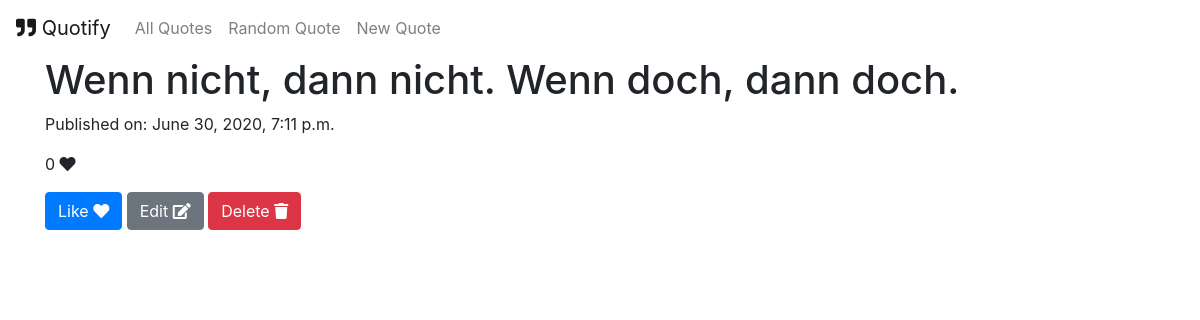
The page /quotes/8/ on the database its author committed.
### quotes/models.py (models this page shows, shortened)
class Quote(models.Model):
    quote_text = models.CharField(max_length=1000)
    pub_date = models.DateTimeField('date published', auto_now=True)
    likes = models.IntegerField(default=0)

### quotes/views.py (the view)
# urls.py: path('<int:pk>/', views.DetailView.as_view(), name='detail'),
class DetailView(generic.DetailView):
    model = Quote
    template_name = 'quotes/detail.html'

### quotes/templates/quotes/detail.html
{% extends 'quotes/base.html' %}
{% block content %}
    <h1>{{ quote.quote_text }}</h1>
    <p>Published on: {{ quote.pub_date }}</p>
    <p>{{ quote.likes }} <i class="fas fa-heart"></i></p>
    <a class="btn btn-primary" href="{% url 'quotes:like' quote.id %}">Like <i class="fas fa-heart"></i></a>
    <a class="btn btn-secondary" href="{% url 'quotes:edit' quote.id %}">Edit <i class="fas fa-edit"></i></a>
    <a class="btn btn-danger" href="{% url 'quotes:delete' quote.id %}">Delete <i class="fas fa-trash"></i></a>
{% endblock %}

### rows shown on the page
Quote: quote_text "Wenn nicht, dann nicht. Wenn doch, dann doch.", pub_date "June 30, 2020, 7:11 p.m.", likes "0"
